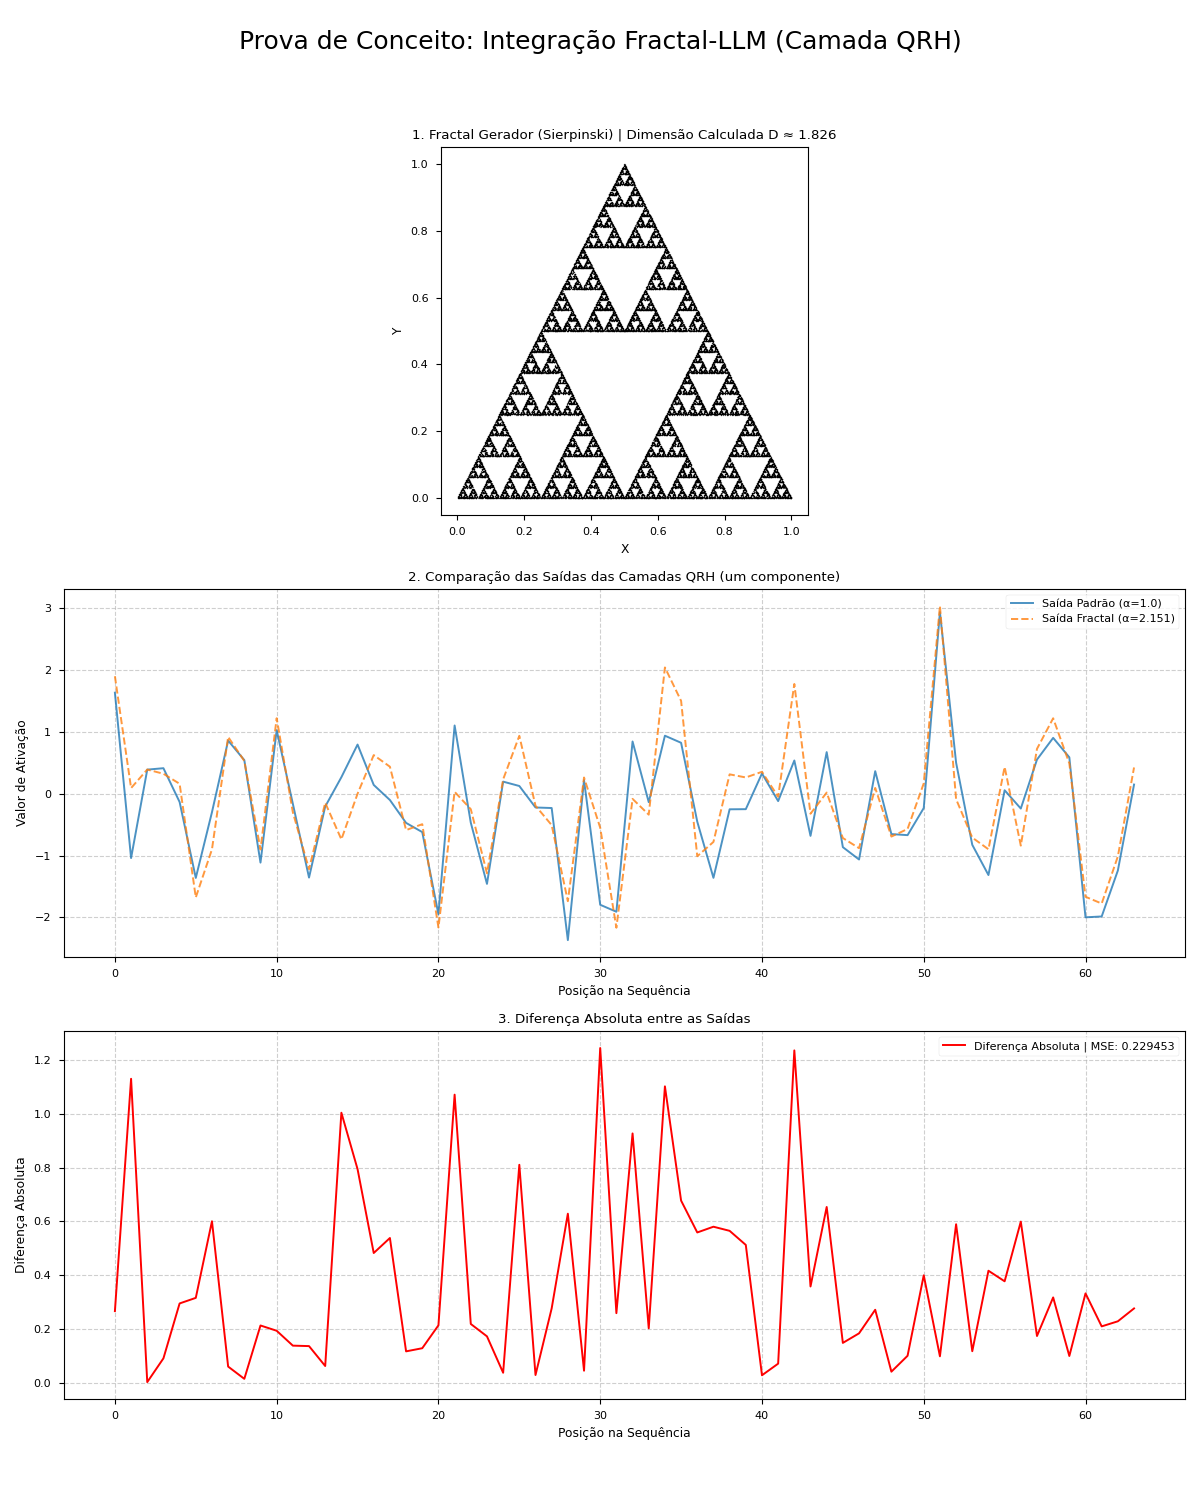

This figure's Python source:
import numpy as np
import torch
import torch.nn as nn
import torch.fft as fft
import matplotlib.pyplot as plt
import math

# =============================================================================
# PARTE 1: CÓDIGO ADAPTADO DE ΨQRH.py E needle_fractal_dimension.py
# =============================================================================

# --- Classes de ΨQRH.py ---
class QuaternionOperations:
    @staticmethod
    def multiply(q1: torch.Tensor, q2: torch.Tensor) -> torch.Tensor:
        w1, x1, y1, z1 = torch.unbind(q1, dim=-1)
        w2, x2, y2, z2 = torch.unbind(q2, dim=-1)
        w = w1 * w2 - x1 * x2 - y1 * y2 - z1 * z2
        x = w1 * x2 + x1 * w2 + y1 * z2 - z1 * y2
        y = w1 * y2 - x1 * z2 + y1 * w2 + z1 * x2
        z = w1 * z2 + x1 * y2 - y1 * x2 + z1 * w2
        return torch.stack([w, x, y, z], dim=-1)

    @staticmethod
    def create_unit_quaternion(theta: torch.Tensor, omega: torch.Tensor, phi: torch.Tensor) -> torch.Tensor:
        cos_theta_2, sin_theta_2 = torch.cos(theta / 2), torch.sin(theta / 2)
        cos_omega, sin_omega = torch.cos(omega), torch.sin(omega)
        cos_phi, sin_phi = torch.cos(phi), torch.sin(phi)
        return torch.stack([
            cos_theta_2, sin_theta_2 * cos_omega,
            sin_theta_2 * sin_omega * cos_phi, sin_theta_2 * sin_omega * sin_phi
        ], dim=-1)

class SpectralFilter(nn.Module):
    def __init__(self, alpha: float = 1.0, epsilon: float = 1e-10):
        super().__init__()
        self.alpha = alpha
        self.epsilon = epsilon
    
    def forward(self, k: torch.Tensor) -> torch.Tensor:
        k_mag = torch.abs(k) + self.epsilon
        phase = self.alpha * torch.arctan(torch.log(k_mag))
        return torch.exp(1j * phase)

class QRHLayer(nn.Module):
    def __init__(self, embed_dim: int, alpha: float = 1.0):
        super().__init__()
        self.embed_dim = embed_dim
        self.total_dim = 4 * embed_dim
        self.spectral_filter = SpectralFilter(alpha)
        self.v_proj = nn.Linear(self.total_dim, self.total_dim)
        self.out_proj = nn.Linear(self.total_dim, self.total_dim)
        self.register_buffer('theta', torch.tensor(0.1))
        self.register_buffer('omega', torch.tensor(0.05))
        self.register_buffer('phi', torch.tensor(0.02))
        self.register_buffer('freqs', None)

    def forward(self, x: torch.Tensor) -> torch.Tensor:
        batch_size, seq_len, _ = x.shape
        device = x.device
        V = self.v_proj(x)
        D = self.embed_dim
        Ψ_w, Ψ_i, Ψ_j, Ψ_k = [V[:, :, i*D:(i+1)*D] for i in range(4)]
        Ψ_complex = Ψ_w + 1j * Ψ_i
        Ψ_fft = fft.fft(Ψ_complex, dim=1)
        if self.freqs is None or self.freqs.size(0) != seq_len:
            self.freqs = fft.fftfreq(seq_len, d=1.0, device=device)
        k = 2 * math.pi * self.freqs.view(1, seq_len, 1)
        F_k = self.spectral_filter(k)
        Ψ_filtered = Ψ_fft * F_k
        Ψ_ifft_complex = fft.ifft(Ψ_filtered, dim=1)
        Ψ_new = torch.cat([torch.real(Ψ_ifft_complex), torch.imag(Ψ_ifft_complex), Ψ_j, Ψ_k], dim=-1)
        Ψ_reshaped = Ψ_new.view(batch_size, seq_len, D, 4)
        R = QuaternionOperations.create_unit_quaternion(self.theta, self.omega, self.phi)
        rotated = QuaternionOperations.multiply(R.view(1, 1, 1, 4), Ψ_reshaped)
        Ψ_final = rotated.view(batch_size, seq_len, self.total_dim)
        return self.out_proj(Ψ_final) + x

# --- Classe de needle_fractal_dimension.py (versão simplificada) ---
class FractalGenerator:
    def __init__(self):
        self.transforms = []
        self.points = None

    def add_transform(self, params):
        self.transforms.append(params)

    def generate(self, n_points=50000, warmup=100):
        points = np.zeros((n_points, 2))
        point = np.random.rand(2)
        for _ in range(warmup):
            t = np.array(self.transforms[np.random.randint(len(self.transforms))])
            A, b = t[:4].reshape(2, 2), t[4:]
            point = A.dot(point) + b
        for i in range(n_points):
            t = np.array(self.transforms[np.random.randint(len(self.transforms))])
            A, b = t[:4].reshape(2, 2), t[4:]
            point = A.dot(point) + b
            points[i] = point
        self.points = points
        return points

    def calculate_box_dimension(self):
        if self.points is None: self.generate()
        points_norm = (self.points - np.min(self.points, axis=0)) / (np.max(self.points, axis=0) - np.min(self.points, axis=0) + 1e-9)
        scales = np.logspace(-2.5, 0, 15, endpoint=False)
        counts = []
        for scale in scales:
            size = int(1/scale)
            grid = np.zeros((size, size), dtype=bool)
            indices = (points_norm * (size - 1)).astype(int)
            grid[indices[:, 0], indices[:, 1]] = True
            counts.append(np.sum(grid))
        valid = np.array(counts) > 0
        if np.sum(valid) < 2: return np.nan
        log_scales = np.log(1/scales[valid])
        log_counts = np.log(np.array(counts)[valid])
        coeffs = np.polyfit(log_scales, log_counts, 1)
        return coeffs[0]

# =============================================================================
# PARTE 2: PROVA DE CONCEITO DA INTEGRAÇÃO FRACTAL-LLM
# =============================================================================

def map_dimension_to_alpha(D, D_min=1.0, D_max=2.0, alpha_min=0.5, alpha_max=2.5):
    """Mapeia a dimensão fractal D para o parâmetro alpha."""
    if np.isnan(D): return 1.0 # Retorna alpha padrão se D não for calculado
    # Mapeamento linear: (D - D_min) / (D_max - D_min) = (alpha - alpha_min) / (alpha_max - alpha_min)
    alpha = alpha_min + (D - D_min) * (alpha_max - alpha_min) / (D_max - D_min)
    return np.clip(alpha, alpha_min, alpha_max)

def main():
    """Função principal que executa a prova de conceito."""
    plt.style.use('seaborn-v0_8-paper')

    # --- ETAPA 1: Gerar fractal e obter sua dimensão ---
    print("1. Gerando fractal (Triângulo de Sierpinski) e calculando sua dimensão...")
    sierpinski = FractalGenerator()
    s = 0.5
    transforms = [[s,0,0,s,0,0], [s,0,0,s,0.5,0], [s,0,0,s,0.25,0.5]]
    for t in transforms: sierpinski.add_transform(t)
    fractal_points = sierpinski.generate()
    D_fractal = sierpinski.calculate_box_dimension()
    D_teorico = np.log(3)/np.log(2)

    # --- ETAPA 2: Mapear dimensão para o parâmetro alpha ---
    alpha_fractal = map_dimension_to_alpha(D_fractal)
    alpha_default = 1.0
    print(f"   - Dimensão Teórica (D): {D_teorico:.4f}")
    print(f"   - Dimensão Calculada (D): {D_fractal:.4f}")
    print("2. Mapeando dimensão para o parâmetro alpha do filtro espectral...")
    print(f"   - Alpha Padrão: {alpha_default}")
    print(f"   - Alpha Derivado do Fractal: {alpha_fractal:.4f}")

    # --- ETAPA 3: Configurar camadas e processar dados ---
    print("3. Configurando camadas QRH e processando dados de exemplo...")
    embed_dim = 32
    seq_len = 64
    batch_size = 1
    
    # Camada com alpha padrão
    layer_default = QRHLayer(embed_dim=embed_dim, alpha=alpha_default)
    # Camada com alpha derivado do fractal
    layer_fractal = QRHLayer(embed_dim=embed_dim, alpha=alpha_fractal)

    # Dados de entrada (simulando um estado de LLM)
    input_tensor = torch.randn(batch_size, seq_len, 4 * embed_dim)

    # Processar dados
    output_default = layer_default(input_tensor)
    output_fractal = layer_fractal(input_tensor)

    # --- ETAPA 4: Analisar e visualizar o impacto ---
    print("4. Analisando e visualizando o impacto da integração...")
    mse_diff = torch.mean((output_default - output_fractal)**2).item()
    print(f"   - Diferença (MSE) entre as saídas: {mse_diff:.6f}")

    # Visualização
    fig, axes = plt.subplots(3, 1, figsize=(12, 15))
    fig.suptitle('Prova de Conceito: Integração Fractal-LLM (Camada QRH)', fontsize=18)

    # Gráfico 1: Fractal e sua Dimensão
    ax1 = axes[0]
    ax1.scatter(fractal_points[:, 0], fractal_points[:, 1], s=0.5, c='k', alpha=0.5)
    ax1.set_title(f'1. Fractal Gerador (Sierpinski) | Dimensão Calculada D ≈ {D_fractal:.3f}')
    ax1.set_xlabel('X')
    ax1.set_ylabel('Y')
    ax1.set_aspect('equal')

    # Gráfico 2: Saídas das Camadas
    ax2 = axes[1]
    ax2.plot(output_default.detach().numpy().flatten()[::4*embed_dim], label='Saída Padrão (α=1.0)', alpha=0.8)
    ax2.plot(output_fractal.detach().numpy().flatten()[::4*embed_dim], label=f'Saída Fractal (α={alpha_fractal:.3f})', linestyle='--', alpha=0.8)
    ax2.set_title('2. Comparação das Saídas das Camadas QRH (um componente)')
    ax2.set_xlabel('Posição na Sequência')
    ax2.set_ylabel('Valor de Ativação')
    ax2.legend()
    ax2.grid(True, linestyle='--', alpha=0.6)

    # Gráfico 3: Diferença Absoluta
    ax3 = axes[2]
    diff = (output_default - output_fractal).abs().detach().numpy().flatten()[::4*embed_dim]
    ax3.plot(diff, color='red', label=f'Diferença Absoluta | MSE: {mse_diff:.6f}')
    ax3.set_title('3. Diferença Absoluta entre as Saídas')
    ax3.set_xlabel('Posição na Sequência')
    ax3.set_ylabel('Diferença Absoluta')
    ax3.legend()
    ax3.grid(True, linestyle='--', alpha=0.6)

    plt.tight_layout(rect=[0, 0.03, 1, 0.95])
    plt.savefig('fractal_transformer_poc.png')
    print("\nGráfico da prova de conceito salvo como 'fractal_transformer_poc.png'")

if __name__ == "__main__":
    main()
